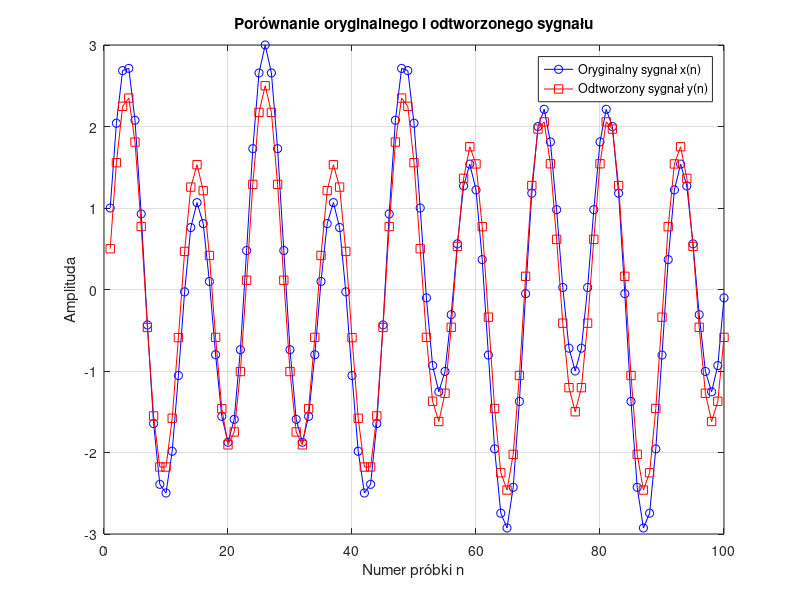

This chart was generated by the following MATLAB code:
% cps03_trans.m
clear all; close all

% Orthogonal matrix for DCT-IV orthogonal transform
N = 100; % wymiar macierzy kwadratowej, 25, 100
k = (0:N-1); n=(0:N-1); % k-kolumny/funkcje, n-wiersze/probki
A = sqrt(1/N)*exp(-1j*2*pi/N*k'*n); % macierz analizy
S = A'; % macierz syntezy

% S*A, pause % sprawdzenie ortogonalnosci: macierz z jedynkami na przekatnej?

x1 = 10*S(:,5); % sygnal #1
x2 = 20*S(:,10); % sygnal #2

x = real(x1) + imag(x2);

c = A*x; % analiza sygnalu: wyznaczenie wspolczynnikow transformacji

c(5) = 0; % opcjonalne usuniecie skladowej x3 z sygnalu
y = S*c; % synteza sygnalu: suma przeskalowanych funkcji bazowych

error = max(abs(x-y)); % blad odtworzenia/rekonstrukcji sygnalu
disp(['Maksymalny błąd rekonstrukcji: ', num2str(error)]);

figure;
plot(real(x), 'b-o', 'DisplayName', 'Oryginalny sygnał x(n)'); hold on;
plot(real(y), 'r-s', 'DisplayName', 'Odtworzony sygnał y(n)'); grid;
legend;
title('Porównanie oryginalnego i odtworzonego sygnału');
xlabel('Numer próbki n');
ylabel('Amplituda');